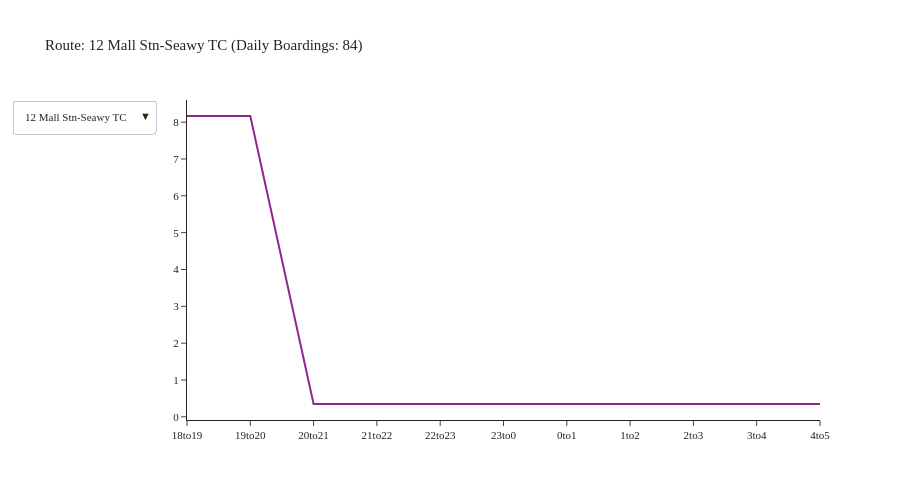

Notebook code for this chart:
### Code cell
agency = 'Everett Transit'
df = df_transit_line[df_transit_line['agency'] == agency]
df = df.groupby(['tod', 'description']).agg({'boardings': 'sum'}).reset_index()
fig = create_tod_chart(df)
fig.show()

### Figure 1 — Plotly figure (JSON) as saved in the notebook; plotly's stock layout.template omitted (floating-point values rounded to 4 significant figures)
{"data": [{"mode": "lines", "name": "12 Mall Stn-Seawy TC", "type": "scatter", "visible": true, "x": ["18to19", "19to20", "20to21", "21to22", "22to23", "23to0", "0to1", "1to2", "2to3", "3to4", "4to5"], "y": [8.167, 8.167, 0.3483, 0.3483, 0.3483, 0.3483, 0.3483, 0.3483, 0.3483, 0.3483, 0.3483]}, {"mode": "lines", "name": "18 Mukilteo-Evt Stn", "type": "scatter", "visible": false, "x": ["18to19", "19to20"], "y": [4.611, 4.611]}, {"mode": "lines", "name": "2 Marnr P&R-Mall Stn", "type": "scatter", "visible": false, "x": ["18to19", "19to20"], "y": [4.896, 4.896]}, {"mode": "lines", "name": "29 Coll Stn-Mall Stn", "type": "scatter", "visible": false, "x": ["18to19", "19to20", "20to21", "21to22", "22to23", "23to0", "0to1", "1to2", "2to3", "3to4", "4to5"], "y": [92.94, 92.94, 7.475, 7.475, 7.475, 7.475, 7.475, 7.475, 7.475, 7.475, 7.475]}, {"mode": "lines", "name": "3 Seaway TC-Evt Stn", "type": "scatter", "visible": false, "x": ["18to19", "19to20"], "y": [28.34, 28.34]}, {"mode": "lines", "name": "4 Evt Stn-Collge Stn", "type": "scatter", "visible": false, "x": [], "y": []}, {"mode": "lines", "name": "6 Waterfront-Evt Stn", "type": "scatter", "visible": false, "x": [], "y": []}, {"mode": "lines", "name": "7 Coll Stn-Mall Stn", "type": "scatter", "visible": false, "x": ["18to19", "19to20", "20to21", "21to22", "22to23", "23to0", "0to1", "1to2", "2to3", "3to4", "4to5"], "y": [110.6, 110.6, 13.3, 13.3, 13.3, 13.3, 13.3, 13.3, 13.3, 13.3, 13.3]}, {"mode": "lines", "name": "8 Airport Rd-Evt Stn", "type": "scatter", "visible": false, "x": ["18to19", "19to20"], "y": [9.109, 9.109]}], "layout": {"font": {"size": 11}, "height": 500, "title": {"text": "Route: 12 Mall Stn-Seawy TC (Daily Boardings: 84)"}, "updatemenus": [{"buttons": [{"args": [{"visible": [true, false, false, false, false, false, false, false, false]}, {"title": "Route: 12 Mall Stn-Seawy TC (Daily Boardings: 84)"}], "label": "12 Mall Stn-Seawy TC", "method": "update"}, {"args": [{"visible": [false, true, false, false, false, false, false, false, false]}, {"title": "Route: 18 Mukilteo-Evt Stn (Daily Boardings: 84)"}], "label": "18 Mukilteo-Evt Stn", "method": "update"}, {"args": [{"visible": [false, false, true, false, false, false, false, false, false]}, {"title": "Route: 2 Marnr P&R-Mall Stn (Daily Boardings: 124)"}], "label": "2 Marnr P&R-Mall Stn", "method": "update"}, {"args": [{"visible": [false, false, false, true, false, false, false, false, false]}, {"title": "Route: 29 Coll Stn-Mall Stn (Daily Boardings: 1,339)"}], "label": "29 Coll Stn-Mall Stn", "method": "update"}, {"args": [{"visible": [false, false, false, false, true, false, false, false, false]}, {"title": "Route: 3 Seaway TC-Evt Stn (Daily Boardings: 408)"}], "label": "3 Seaway TC-Evt Stn", "method": "update"}, {"args": [{"visible": [false, false, false, false, false, true, false, false, false]}, {"title": "Route: 4 Evt Stn-Collge Stn (Daily Boardings: 71)"}], "label": "4 Evt Stn-Collge Stn", "method": "update"}, {"args": [{"visible": [false, false, false, false, false, false, true, false, false]}, {"title": "Route: 6 Waterfront-Evt Stn (Daily Boardings: 82)"}], "label": "6 Waterfront-Evt Stn", "method": "update"}, {"args": [{"visible": [false, false, false, false, false, false, false, true, false]}, {"title": "Route: 7 Coll Stn-Mall Stn (Daily Boardings: 2,350)"}], "label": "7 Coll Stn-Mall Stn", "method": "update"}, {"args": [{"visible": [false, false, false, false, false, false, false, false, true]}, {"title": "Route: 8 Airport Rd-Evt Stn (Daily Boardings: 114)"}], "label": "8 Airport Rd-Evt Stn", "method": "update"}], "direction": "down", "showactive": true}], "width": 900, "yaxis": {"tickformat": ".00f"}}}
